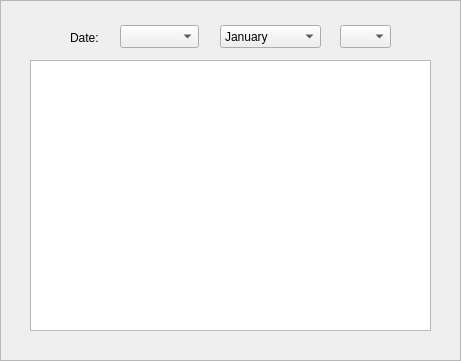
  <widget class="QFrame" name="historylogs_frame">
   <property name="geometry">
    <rect>
     <x>260</x>
     <y>150</y>
     <width>461</width>
     <height>361</height>
    </rect>
   </property>
   <property name="frameShape">
    <enum>QFrame::StyledPanel</enum>
   </property>
   <property name="frameShadow">
    <enum>QFrame::Raised</enum>
   </property>
   <widget class="QLabel" name="historylogs_date_label">
    <property name="geometry">
     <rect>
      <x>70</x>
      <y>30</y>
      <width>41</width>
      <height>16</height>
     </rect>
    </property>
    <property name="text">
     <string>Date:</string>
    </property>
   </widget>
   <widget class="QTableView" name="historylogs_tableview">
    <property name="geometry">
     <rect>
      <x>30</x>
      <y>60</y>
      <width>401</width>
      <height>271</height>
     </rect>
    </property>
   </widget>
   <widget class="QComboBox" name="month_combobox">
    <property name="geometry">
     <rect>
      <x>220</x>
      <y>25</y>
      <width>101</width>
      <height>23</height>
     </rect>
    </property>
    <item>
     <property name="text">
      <string>January</string>
     </property>
    </item>
    <item>
     <property name="text">
      <string>February</string>
     </property>
    </item>
    <item>
     <property name="text">
      <string>March</string>
     </property>
    </item>
    <item>
     <property name="text">
      <string>April</string>
     </property>
    </item>
    <item>
     <property name="text">
      <string>May</string>
     </property>
    </item>
    <item>
     <property name="text">
      <string>June</string>
     </property>
    </item>
    <item>
     <property name="text">
      <string>July</string>
     </property>
    </item>
    <item>
     <property name="text">
      <string>August</string>
     </property>
    </item>
    <item>
     <property name="text">
      <string>September</string>
     </property>
    </item>
    <item>
     <property name="text">
      <string>October</string>
     </property>
    </item>
    <item>
     <property name="text">
      <string>November</string>
     </property>
    </item>
    <item>
     <property name="text">
      <string>December</string>
     </property>
    </item>
   </widget>
   <widget class="QComboBox" name="day_combobox">
    <property name="geometry">
     <rect>
      <x>340</x>
      <y>25</y>
      <width>51</width>
      <height>23</height>
     </rect>
    </property>
   </widget>
   <widget class="QComboBox" name="year_combobox">
    <property name="geometry">
     <rect>
      <x>120</x>
      <y>25</y>
      <width>79</width>
      <height>23</height>
     </rect>
    </property>
   </widget>
  </widget>
